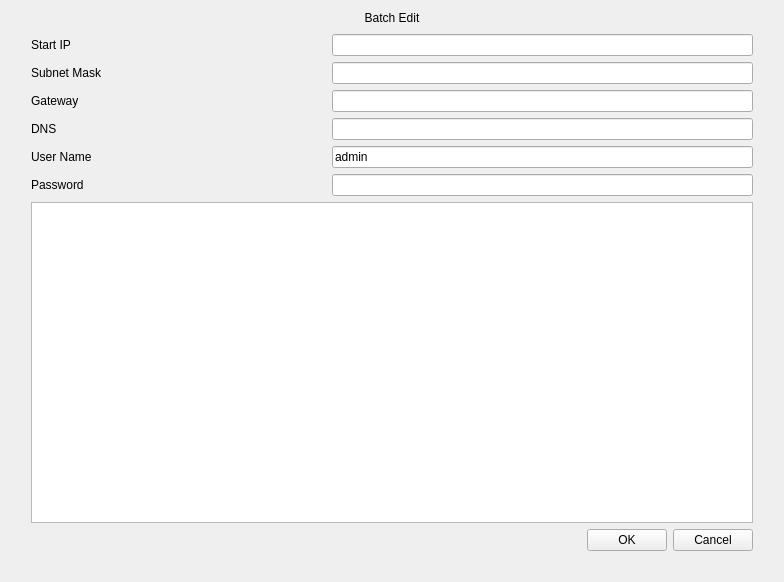
<?xml version="1.0" encoding="UTF-8"?>
<ui version="4.0">
 <class>SearchCameraEditMulti</class>
 <widget class="QWidget" name="SearchCameraEditMulti">
  <property name="geometry">
   <rect>
    <x>0</x>
    <y>0</y>
    <width>784</width>
    <height>582</height>
   </rect>
  </property>
  <property name="windowTitle">
   <string>Dialog</string>
  </property>
  <layout class="QVBoxLayout" name="verticalLayout">
   <property name="spacing">
    <number>0</number>
   </property>
   <item>
    <widget class="QLabel" name="label_title">
     <property name="text">
      <string>Batch Edit</string>
     </property>
     <property name="alignment">
      <set>Qt::AlignCenter</set>
     </property>
    </widget>
   </item>
   <item>
    <widget class="QWidget" name="widget_background" native="true">
     <property name="focusPolicy">
      <enum>Qt::StrongFocus</enum>
     </property>
     <layout class="QVBoxLayout" name="verticalLayout_2">
      <property name="leftMargin">
       <number>20</number>
      </property>
      <property name="rightMargin">
       <number>20</number>
      </property>
      <property name="bottomMargin">
       <number>20</number>
      </property>
      <item>
       <layout class="QGridLayout" name="gridLayout">
        <property name="horizontalSpacing">
         <number>20</number>
        </property>
        <item row="4" column="0">
         <widget class="QLabel" name="label_userName">
          <property name="text">
           <string>User Name</string>
          </property>
         </widget>
        </item>
        <item row="1" column="0">
         <widget class="QLabel" name="label_subnetMask">
          <property name="sizePolicy">
           <sizepolicy hsizetype="Preferred" vsizetype="Preferred">
            <horstretch>2</horstretch>
            <verstretch>0</verstretch>
           </sizepolicy>
          </property>
          <property name="text">
           <string>Subnet Mask</string>
          </property>
         </widget>
        </item>
        <item row="3" column="0">
         <widget class="QLabel" name="label_dns">
          <property name="sizePolicy">
           <sizepolicy hsizetype="Preferred" vsizetype="Preferred">
            <horstretch>2</horstretch>
            <verstretch>0</verstretch>
           </sizepolicy>
          </property>
          <property name="text">
           <string>DNS</string>
          </property>
         </widget>
        </item>
        <item row="2" column="0">
         <widget class="QLabel" name="label_gateway">
          <property name="sizePolicy">
           <sizepolicy hsizetype="Preferred" vsizetype="Preferred">
            <horstretch>2</horstretch>
            <verstretch>0</verstretch>
           </sizepolicy>
          </property>
          <property name="text">
           <string>Gateway</string>
          </property>
         </widget>
        </item>
        <item row="5" column="0">
         <widget class="QLabel" name="label_password">
          <property name="text">
           <string>Password</string>
          </property>
         </widget>
        </item>
        <item row="0" column="0">
         <widget class="QLabel" name="label_ip">
          <property name="sizePolicy">
           <sizepolicy hsizetype="Preferred" vsizetype="Preferred">
            <horstretch>2</horstretch>
            <verstretch>0</verstretch>
           </sizepolicy>
          </property>
          <property name="text">
           <string>Start IP</string>
          </property>
         </widget>
        </item>
        <item row="2" column="1">
         <widget class="MyLineEdit" name="lineEdit_gateway">
          <property name="sizePolicy">
           <sizepolicy hsizetype="Expanding" vsizetype="Fixed">
            <horstretch>3</horstretch>
            <verstretch>0</verstretch>
           </sizepolicy>
          </property>
         </widget>
        </item>
        <item row="1" column="1">
         <widget class="MyLineEdit" name="lineEdit_subnetMask">
          <property name="sizePolicy">
           <sizepolicy hsizetype="Expanding" vsizetype="Fixed">
            <horstretch>3</horstretch>
            <verstretch>0</verstretch>
           </sizepolicy>
          </property>
         </widget>
        </item>
        <item row="4" column="1">
         <widget class="MyLineEdit" name="lineEdit_userName">
          <property name="text">
           <string>admin</string>
          </property>
          <property name="maxLength">
           <number>32</number>
          </property>
         </widget>
        </item>
        <item row="5" column="1">
         <widget class="MyLineEdit" name="lineEdit_password">
          <property name="maxLength">
           <number>32</number>
          </property>
          <property name="echoMode">
           <enum>QLineEdit::Password</enum>
          </property>
         </widget>
        </item>
        <item row="0" column="1">
         <widget class="MyLineEdit" name="lineEdit_ip">
          <property name="sizePolicy">
           <sizepolicy hsizetype="Expanding" vsizetype="Fixed">
            <horstretch>3</horstretch>
            <verstretch>0</verstretch>
           </sizepolicy>
          </property>
         </widget>
        </item>
        <item row="3" column="1">
         <widget class="MyLineEdit" name="lineEdit_dns">
          <property name="sizePolicy">
           <sizepolicy hsizetype="Expanding" vsizetype="Fixed">
            <horstretch>3</horstretch>
            <verstretch>0</verstretch>
           </sizepolicy>
          </property>
         </widget>
        </item>
       </layout>
      </item>
      <item>
       <widget class="TableView" name="tableView"/>
      </item>
      <item>
       <layout class="QHBoxLayout" name="horizontalLayout_3">
        <item>
         <spacer name="horizontalSpacer_3">
          <property name="orientation">
           <enum>Qt::Horizontal</enum>
          </property>
          <property name="sizeHint" stdset="0">
           <size>
            <width>40</width>
            <height>20</height>
           </size>
          </property>
         </spacer>
        </item>
        <item>
         <widget class="QPushButton" name="pushButton_ok">
          <property name="text">
           <string>OK</string>
          </property>
         </widget>
        </item>
        <item>
         <widget class="QPushButton" name="pushButton_cancel">
          <property name="text">
           <string>Cancel</string>
          </property>
         </widget>
        </item>
       </layout>
      </item>
     </layout>
    </widget>
   </item>
  </layout>
 </widget>
 <customwidgets>
  <customwidget>
   <class>MyLineEdit</class>
   <extends>QLineEdit</extends>
   <header>mylineedit.h</header>
  </customwidget>
  <customwidget>
   <class>TableView</class>
   <extends>QTableView</extends>
   <header>tableview.h</header>
  </customwidget>
 </customwidgets>
 <tabstops>
  <tabstop>widget_background</tabstop>
  <tabstop>lineEdit_ip</tabstop>
  <tabstop>lineEdit_subnetMask</tabstop>
  <tabstop>lineEdit_gateway</tabstop>
  <tabstop>lineEdit_dns</tabstop>
  <tabstop>lineEdit_userName</tabstop>
  <tabstop>lineEdit_password</tabstop>
  <tabstop>pushButton_ok</tabstop>
  <tabstop>pushButton_cancel</tabstop>
 </tabstops>
 <resources/>
 <connections/>
</ui>
